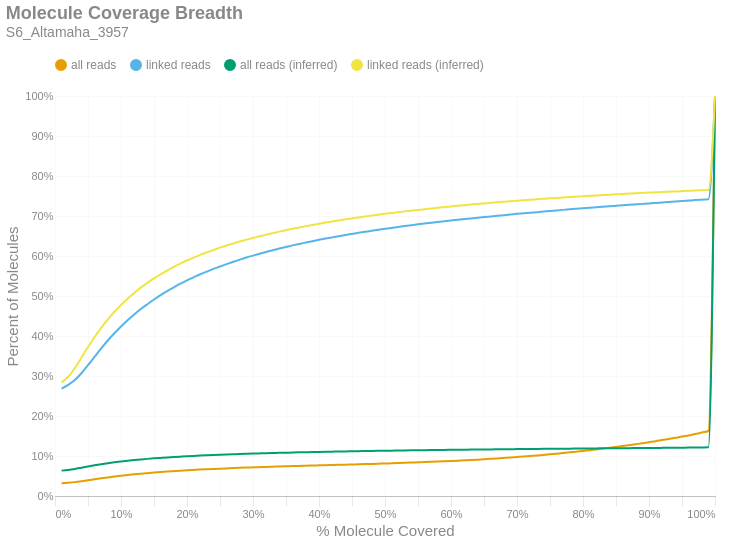

The code cell stored with this chart in its notebook:
### Markdown cell above
### Molecule Read Coverage
This chart shows molecule coverage breadth as computed by the number of bases aligned to that molecule. In other words, "*how much of each unique long molecule is actually sequenced/aligned?*" Keep in mind there is a distinction between sequences and alignments, since some sequences belonging to a particular molecule may not align well and wouldn't appear in the alignment data. This chart also shows molecule coverage breadth as computed by the *inferred fragment* from which the aligned sequences originate. Unlike read coverage, this calculation takes into account the total insert size, including unsequenced gaps between the forward and reverse reads. Like the previous figures, these are cumulative percents.

### Code cell
if SKIPLR:
    print_html(f"Skipped")
else:
    binned_df = consolidated_hist(valids['coverage_bp'], mask, 0.01, True)
    binned_df_inf = consolidated_hist(valids['coverage_inserts'], mask, 0.01, True)
    binned_df = binned_df.with_columns(pl.lit(binned_df_inf['all reads (cumsum)']).alias('all reads (inferred)'))
    binned_df = binned_df.with_columns(pl.lit(binned_df_inf['linked reads (cumsum)']).alias('linked reads (inferred)'))
    binned_df = binned_df.with_columns(
        (pl.col('bin').cast(pl.Float64) + 0.01).alias('right_edge')
    )

    with SafeRender(binned_df):
        (
            density_plot(binned_df, 'Molecule Coverage Breadth', samplename, 'molcov', ['all reads (inferred)','linked reads (inferred)'])
            .encode(
                #x=alt.X('bin:Q', title="% Molecule Covered").axis(format = '%').scale(padding=0),
                x=alt.X('right_edge:Q', title="% Molecule Covered").axis(format='%').scale(padding=0),
                y=alt.Y('value:Q', title='Percent of Molecules')
                    .axis(format='%')
                    .stack(False)
                    .scale(domainMin=0, padding=0),
                color=alt.Color("key:N").scale(domain = ["all reads", "linked reads", "all reads (inferred)", "linked reads (inferred)"]),
                tooltip = [
                    alt.Tooltip("key:N", title = "Data Type"),
                    alt.Tooltip("range_label:N", title="% Molecule Covered"),
                    alt.Tooltip("value:Q", format = ".2%", title="% Molecules")
                ]
            )
        ).display()

### Figure 1 — Vega-Lite specification as saved in the notebook (floating-point values rounded to 4 significant figures)
{"width": "container", "height": 400, "config": {"title": {"anchor": "start", "dy": -15, "fontSize": 18, "color": "#888888", "subtitleColor": "#888888", "subtitleFontSize": 14}, "arc": {"fill": "#0072B2"}, "axis": {"domainColor": "#888888", "domainWidth": 0.5, "gridWidth": 0.2, "grid": false, "titleFontWeight": 400, "titleFontSize": 15, "labelFontSize": 11, "labelColor": "#888888", "tickColor": "#888888", "tickWidth": 0.2, "titleColor": "#888888"}, "axisBand": {"grid": false}, "axisX": {"grid": true, "tickSize": 10, "domainCap": "round"}, "axisY": {"domain": false, "grid": true, "tickSize": 0, "domainCap": "round"}, "background": "transparent", "header": {"labelFontSize": 15, "labelColor": "#888888", "titleFontSize": 15, "titleFontWeight": 600, "titleColor": "#888888"}, "legend": {"labelFont": "sans-serif", "labelFontSize": 12, "labelColor": "#888888", "symbolSize": 100, "symbolType": "circle", "titleFontSize": 12, "titlePadding": 10, "titleColor": "#888888", "title": null, "orient": "top"}, "range": {"category": ["#E69F00", "#56B4E9", "#009E73", "#F0E442", "#0072B2", "#D55E00", "#CC79A7", "#000000"], "diverging": ["#cfe8f3", "#a2d4ec", "#73bfe2", "#46abdb", "#1696d2", "#12719e"]}, "area": {"fill": "#0072B2", "fillOpacity": 0.7, "line": true, "strokeOpacity": 0.7}, "line": {"color": "#0072B2", "stroke": "#0072B2", "strokeWidth": 2}, "trail": {"color": "#0072B2", "stroke": "#0072B2", "strokeWidth": 0, "size": 1}, "point": {"filled": true, "fillOpacity": 1.0, "size": 95}, "text": {"color": "#888888", "fontSize": 11, "align": "right", "fontWeight": 400, "size": 11}, "bar": {"fill": "#0072B2", "stroke": null}, "view": {"stroke": null, "continuousWidth": 660, "continuousHeight": 400}}, "data": {"name": "data-6af8399c89169c1e0135ad8308d7f42a"}, "mark": {"type": "line", "interpolate": "monotone", "point": {"opacity": 0, "size": 275}}, "encoding": {"color": {"field": "key", "scale": {"domain": ["all reads", "linked reads", "all reads (inferred)", "linked reads (inferred)"]}, "type": "nominal"}, "tooltip": [{"field": "key", "title": "Data Type", "type": "nominal"}, {"field": "range_label", "title": "% Molecule Covered", "type": "nominal"}, {"field": "value", "format": ".2%", "title": "% Molecules", "type": "quantitative"}], "x": {"axis": {"format": "%"}, "field": "right_edge", "scale": {"padding": 0}, "title": "% Molecule Covered", "type": "quantitative"}, "y": {"axis": {"format": "%"}, "field": "value", "scale": {"domainMin": 0, "padding": 0}, "stack": false, "title": "Percent of Molecules", "type": "quantitative"}}, "params": [{"name": "param_c36ac31b6afebe62", "select": {"type": "point", "fields": ["key"]}, "bind": "legend"}], "title": {"text": "Molecule Coverage Breadth", "subtitle": "S6_Altamaha_3957"}, "transform": [{"fold": ["all reads (cumsum)", "linked reads (cumsum)", "all reads (inferred)", "linked reads (inferred)"]}, {"calculate": "replace(datum.key, ' (cumsum)', '')", "as": "key"}, {"filter": {"param": "param_c36ac31b6afebe62"}}], "usermeta": {"embedOptions": {"downloadFileName": "S6_Altamaha_3957.molcov"}}, "$schema": "https://vega.github.io/schema/vega-lite/v6.1.0.json", "datasets": {"data-6af8399c89169c1e0135ad8308d7f42a": [{"bin": "0.0", "interval": "0.0-0.01", "all reads": 0.03208, "linked reads": 0.2687, "all reads (cumsum)": 0.03208, "linked reads (cumsum)": 0.2687, "range_label": "0.0-0.01", "all reads (inferred)": 0.06344, "linked reads (inferred)": 0.2837, "right_edge": 0.01}, {"bin": "0.01", "interval": "0.01-0.02", "all reads": 0.001146, "linked reads": 0.009235, "all reads (cumsum)": 0.03323, "linked reads (cumsum)": 0.2779, "range_label": "0.01-0.02", "all reads (inferred)": 0.06517, "linked reads (inferred)": 0.2981, "right_edge": 0.02}, {"bin": "0.02", "interval": "0.02-0.03", "all reads": 0.001455, "linked reads": 0.01191, "all reads (cumsum)": 0.03468, "linked reads (cumsum)": 0.2898, "range_label": "0.02-0.03", "all reads (inferred)": 0.06772, "linked reads (inferred)": 0.3195, "right_edge": 0.03}, {"bin": "0.03", "interval": "0.03-0.04", "all reads": 0.002043, "linked reads": 0.01702, "all reads (cumsum)": 0.03673, "linked reads (cumsum)": 0.3068, "range_label": "0.03-0.04", "all reads (inferred)": 0.07084, "linked reads (inferred)": 0.3458, "right_edge": 0.04}, {"bin": "0.04", "interval": "0.04-0.05", "all reads": 0.002424, "linked reads": 0.02037, "all reads (cumsum)": 0.03915, "linked reads (cumsum)": 0.3272, "range_label": "0.04-0.05", "all reads (inferred)": 0.07396, "linked reads (inferred)": 0.3723, "right_edge": 0.05}, {"bin": "0.05", "interval": "0.05-0.06", "all reads": 0.002504, "linked reads": 0.02105, "all reads (cumsum)": 0.04165, "linked reads (cumsum)": 0.3483, "range_label": "0.05-0.06", "all reads (inferred)": 0.07691, "linked reads (inferred)": 0.3975, "right_edge": 0.06}, {"bin": "0.06", "interval": "0.06-0.07", "all reads": 0.00247, "linked reads": 0.0209, "all reads (cumsum)": 0.04412, "linked reads (cumsum)": 0.3692, "range_label": "0.06-0.07", "all reads (inferred)": 0.07959, "linked reads (inferred)": 0.4203, "right_edge": 0.07}, {"bin": "0.07", "interval": "0.07-0.08", "all reads": 0.002321, "linked reads": 0.01965, "all reads (cumsum)": 0.04644, "linked reads (cumsum)": 0.3888, "range_label": "0.07-0.08", "all reads (inferred)": 0.08206, "linked reads (inferred)": 0.4413, "right_edge": 0.08}, {"bin": "0.08", "interval": "0.08-0.09", "all reads": 0.002126, "linked reads": 0.01795, "all reads (cumsum)": 0.04857, "linked reads (cumsum)": 0.4068, "range_label": "0.08-0.09", "all reads (inferred)": 0.08431, "linked reads (inferred)": 0.4605, "right_edge": 0.09}, {"bin": "0.09", "interval": "0.09-0.1", "all reads": 0.002021, "linked reads": 0.01709, "all reads (cumsum)": 0.05059, "linked reads (cumsum)": 0.4239, "range_label": "0.09-0.1", "all reads (inferred)": 0.0863, "linked reads (inferred)": 0.4774, "right_edge": 0.1}, {"bin": "0.1", "interval": "0.1-0.11", "all reads": 0.001865, "linked reads": 0.01581, "all reads (cumsum)": 0.05246, "linked reads (cumsum)": 0.4397, "range_label": "0.1-0.11", "all reads (inferred)": 0.08817, "linked reads (inferred)": 0.4934, "right_edge": 0.11}, {"bin": "0.11", "interval": "0.11-0.12", "all reads": 0.001684, "linked reads": 0.01426, "all reads (cumsum)": 0.05414, "linked reads (cumsum)": 0.4539, "range_label": "0.11-0.12", "all reads (inferred)": 0.08985, "linked reads (inferred)": 0.5078, "right_edge": 0.12}, {"bin": "0.12", "interval": "0.12-0.13", "all reads": 0.001588, "linked reads": 0.01343, "all reads (cumsum)": 0.05573, "linked reads (cumsum)": 0.4674, "range_label": "0.12-0.13", "all reads (inferred)": 0.0914, "linked reads (inferred)": 0.521, "right_edge": 0.13}, {"bin": "0.13", "interval": "0.13-0.14", "all reads": 0.00144, "linked reads": 0.01218, "all reads (cumsum)": 0.05717, "linked reads (cumsum)": 0.4795, "range_label": "0.13-0.14", "all reads (inferred)": 0.0928, "linked reads (inferred)": 0.5329, "right_edge": 0.14}, {"bin": "0.14", "interval": "0.14-0.15", "all reads": 0.001388, "linked reads": 0.01174, "all reads (cumsum)": 0.05856, "linked reads (cumsum)": 0.4913, "range_label": "0.14-0.15", "all reads (inferred)": 0.09411, "linked reads (inferred)": 0.544, "right_edge": 0.15}, {"bin": "0.15", "interval": "0.15-0.16", "all reads": 0.001291, "linked reads": 0.01095, "all reads (cumsum)": 0.05985, "linked reads (cumsum)": 0.5022, "range_label": "0.15-0.16", "all reads (inferred)": 0.09527, "linked reads (inferred)": 0.554, "right_edge": 0.16}, {"bin": "0.16", "interval": "0.16-0.17", "all reads": 0.001206, "linked reads": 0.01019, "all reads (cumsum)": 0.06105, "linked reads (cumsum)": 0.5124, "range_label": "0.16-0.17", "all reads (inferred)": 0.09641, "linked reads (inferred)": 0.5637, "right_edge": 0.17}, {"bin": "0.17", "interval": "0.17-0.18", "all reads": 0.001093, "linked reads": 0.009205, "all reads (cumsum)": 0.06215, "linked reads (cumsum)": 0.5216, "range_label": "0.17-0.18", "all reads (inferred)": 0.09746, "linked reads (inferred)": 0.5727, "right_edge": 0.18}, {"bin": "0.18", "interval": "0.18-0.19", "all reads": 0.001074, "linked reads": 0.009077, "all reads (cumsum)": 0.06322, "linked reads (cumsum)": 0.5307, "range_label": "0.18-0.19", "all reads (inferred)": 0.09842, "linked reads (inferred)": 0.5809, "right_edge": 0.19}, {"bin": "0.19", "interval": "0.19-0.2", "all reads": 0.0009984, "linked reads": 0.008381, "all reads (cumsum)": 0.06422, "linked reads (cumsum)": 0.5391, "range_label": "0.19-0.2", "all reads (inferred)": 0.09935, "linked reads (inferred)": 0.5888, "right_edge": 0.2}, {"bin": "0.2", "interval": "0.2-0.21", "all reads": 0.000917, "linked reads": 0.007705, "all reads (cumsum)": 0.06514, "linked reads (cumsum)": 0.5468, "range_label": "0.2-0.21", "all reads (inferred)": 0.1002, "linked reads (inferred)": 0.596, "right_edge": 0.21}, {"bin": "0.21", "interval": "0.21-0.22", "all reads": 0.0009002, "linked reads": 0.007574, "all reads (cumsum)": 0.06604, "linked reads (cumsum)": 0.5544, "range_label": "0.21-0.22", "all reads (inferred)": 0.101, "linked reads (inferred)": 0.6029, "right_edge": 0.22}, {"bin": "0.22", "interval": "0.22-0.23", "all reads": 0.0007961, "linked reads": 0.006748, "all reads (cumsum)": 0.06683, "linked reads (cumsum)": 0.5611, "range_label": "0.22-0.23", "all reads (inferred)": 0.1017, "linked reads (inferred)": 0.6091, "right_edge": 0.23}, {"bin": "0.23", "interval": "0.23-0.24", "all reads": 0.0007779, "linked reads": 0.006538, "all reads (cumsum)": 0.06761, "linked reads (cumsum)": 0.5676, "range_label": "0.23-0.24", "all reads (inferred)": 0.1024, "linked reads (inferred)": 0.6151, "right_edge": 0.24}, {"bin": "0.24", "interval": "0.24-0.25", "all reads": 0.0007423, "linked reads": 0.006247, "all reads (cumsum)": 0.06835, "linked reads (cumsum)": 0.5739, "range_label": "0.24-0.25", "all reads (inferred)": 0.1031, "linked reads (inferred)": 0.6208, "right_edge": 0.25}, {"bin": "0.25", "interval": "0.25-0.26", "all reads": 0.0006967, "linked reads": 0.00583, "all reads (cumsum)": 0.06905, "linked reads (cumsum)": 0.5797, "range_label": "0.25-0.26", "all reads (inferred)": 0.1038, "linked reads (inferred)": 0.6262, "right_edge": 0.26}, {"bin": "0.26", "interval": "0.26-0.27", "all reads": 0.0006965, "linked reads": 0.005808, "all reads (cumsum)": 0.06974, "linked reads (cumsum)": 0.5855, "range_label": "0.26-0.27", "all reads (inferred)": 0.1043, "linked reads (inferred)": 0.6313, "right_edge": 0.27}, {"bin": "0.27", "interval": "0.27-0.28", "all reads": 0.0006575, "linked reads": 0.005453, "all reads (cumsum)": 0.0704, "linked reads (cumsum)": 0.591, "range_label": "0.27-0.28", "all reads (inferred)": 0.1049, "linked reads (inferred)": 0.6362, "right_edge": 0.28}, {"bin": "0.28", "interval": "0.28-0.29", "all reads": 0.0006262, "linked reads": 0.005179, "all reads (cumsum)": 0.07103, "linked reads (cumsum)": 0.5962, "range_label": "0.28-0.29", "all reads (inferred)": 0.1055, "linked reads (inferred)": 0.6407, "right_edge": 0.29}, {"bin": "0.29", "interval": "0.29-0.3", "all reads": 0.0005812, "linked reads": 0.004801, "all reads (cumsum)": 0.07161, "linked reads (cumsum)": 0.601, "range_label": "0.29-0.3", "all reads (inferred)": 0.106, "linked reads (inferred)": 0.6452, "right_edge": 0.3}, {"bin": "0.3", "interval": "0.3-0.31", "all reads": 0.0005675, "linked reads": 0.004599, "all reads (cumsum)": 0.07218, "linked reads (cumsum)": 0.6056, "range_label": "0.3-0.31", "all reads (inferred)": 0.1065, "linked reads (inferred)": 0.6494, "right_edge": 0.31}, {"bin": "0.31", "interval": "0.31-0.32", "all reads": 0.000565, "linked reads": 0.004651, "all reads (cumsum)": 0.07274, "linked reads (cumsum)": 0.6102, "range_label": "0.31-0.32", "all reads (inferred)": 0.107, "linked reads (inferred)": 0.6534, "right_edge": 0.32}, {"bin": "0.32", "interval": "0.32-0.33", "all reads": 0.0005251, "linked reads": 0.004298, "all reads (cumsum)": 0.07327, "linked reads (cumsum)": 0.6145, "range_label": "0.32-0.33", "all reads (inferred)": 0.1074, "linked reads (inferred)": 0.6572, "right_edge": 0.33}, {"bin": "0.33", "interval": "0.33-0.34", "all reads": 0.0005257, "linked reads": 0.004172, "all reads (cumsum)": 0.07379, "linked reads (cumsum)": 0.6187, "range_label": "0.33-0.34", "all reads (inferred)": 0.1078, "linked reads (inferred)": 0.6609, "right_edge": 0.34}, {"bin": "0.34", "interval": "0.34-0.35", "all reads": 0.0004969, "linked reads": 0.003916, "all reads (cumsum)": 0.07429, "linked reads (cumsum)": 0.6226, "range_label": "0.34-0.35", "all reads (inferred)": 0.1083, "linked reads (inferred)": 0.6645, "right_edge": 0.35}, {"bin": "0.35", "interval": "0.35-0.36", "all reads": 0.0004995, "linked reads": 0.003933, "all reads (cumsum)": 0.07479, "linked reads (cumsum)": 0.6265, "range_label": "0.35-0.36", "all reads (inferred)": 0.1087, "linked reads (inferred)": 0.668, "right_edge": 0.36}, {"bin": "0.36", "interval": "0.36-0.37", "all reads": 0.0004585, "linked reads": 0.003538, "all reads (cumsum)": 0.07525, "linked reads (cumsum)": 0.6301, "range_label": "0.36-0.37", "all reads (inferred)": 0.1091, "linked reads (inferred)": 0.6714, "right_edge": 0.37}, {"bin": "0.37", "interval": "0.37-0.38", "all reads": 0.0004534, "linked reads": 0.003449, "all reads (cumsum)": 0.0757, "linked reads (cumsum)": 0.6335, "range_label": "0.37-0.38", "all reads (inferred)": 0.1095, "linked reads (inferred)": 0.6745, "right_edge": 0.38}, {"bin": "0.38", "interval": "0.38-0.39", "all reads": 0.0004616, "linked reads": 0.003464, "all reads (cumsum)": 0.07616, "linked reads (cumsum)": 0.637, "range_label": "0.38-0.39", "all reads (inferred)": 0.1098, "linked reads (inferred)": 0.6777, "right_edge": 0.39}, {"bin": "0.39", "interval": "0.39-0.4", "all reads": 0.0004591, "linked reads": 0.0034, "all reads (cumsum)": 0.07662, "linked reads (cumsum)": 0.6404, "range_label": "0.39-0.4", "all reads (inferred)": 0.1102, "linked reads (inferred)": 0.6807, "right_edge": 0.4}, {"bin": "0.4", "interval": "0.4-0.41", "all reads": 0.0004562, "linked reads": 0.003185, "all reads (cumsum)": 0.07708, "linked reads (cumsum)": 0.6436, "range_label": "0.4-0.41", "all reads (inferred)": 0.1105, "linked reads (inferred)": 0.6836, "right_edge": 0.41}, {"bin": "0.41", "interval": "0.41-0.42", "all reads": 0.0004349, "linked reads": 0.00298, "all reads (cumsum)": 0.07751, "linked reads (cumsum)": 0.6466, "range_label": "0.41-0.42", "all reads (inferred)": 0.1109, "linked reads (inferred)": 0.6863, "right_edge": 0.42}, {"bin": "0.42", "interval": "0.42-0.43", "all reads": 0.0004383, "linked reads": 0.002887, "all reads (cumsum)": 0.07795, "linked reads (cumsum)": 0.6494, "range_label": "0.42-0.43", "all reads (inferred)": 0.1112, "linked reads (inferred)": 0.689, "right_edge": 0.43}, {"bin": "0.43", "interval": "0.43-0.44", "all reads": 0.0004639, "linked reads": 0.003017, "all reads (cumsum)": 0.07842, "linked reads (cumsum)": 0.6525, "range_label": "0.43-0.44", "all reads (inferred)": 0.1115, "linked reads (inferred)": 0.6916, "right_edge": 0.44}, {"bin": "0.44", "interval": "0.44-0.45", "all reads": 0.0004511, "linked reads": 0.002766, "all reads (cumsum)": 0.07887, "linked reads (cumsum)": 0.6552, "range_label": "0.44-0.45", "all reads (inferred)": 0.1118, "linked reads (inferred)": 0.694, "right_edge": 0.45}, {"bin": "0.45", "interval": "0.45-0.46", "all reads": 0.0004554, "linked reads": 0.002682, "all reads (cumsum)": 0.07932, "linked reads (cumsum)": 0.6579, "range_label": "0.45-0.46", "all reads (inferred)": 0.1121, "linked reads (inferred)": 0.6964, "right_edge": 0.46}, {"bin": "0.46", "interval": "0.46-0.47", "all reads": 0.0004594, "linked reads": 0.002546, "all reads (cumsum)": 0.07978, "linked reads (cumsum)": 0.6604, "range_label": "0.46-0.47", "all reads (inferred)": 0.1124, "linked reads (inferred)": 0.6988, "right_edge": 0.47}, {"bin": "0.47", "interval": "0.47-0.48", "all reads": 0.0004867, "linked reads": 0.002529, "all reads (cumsum)": 0.08027, "linked reads (cumsum)": 0.663, "range_label": "0.47-0.48", "all reads (inferred)": 0.1126, "linked reads (inferred)": 0.701, "right_edge": 0.48}, {"bin": "0.48", "interval": "0.48-0.49", "all reads": 0.0005078, "linked reads": 0.002623, "all reads (cumsum)": 0.08078, "linked reads (cumsum)": 0.6656, "range_label": "0.48-0.49", "all reads (inferred)": 0.1129, "linked reads (inferred)": 0.7033, "right_edge": 0.49}, {"bin": "0.49", "interval": "0.49-0.5", "all reads": 0.0005245, "linked reads": 0.002425, "all reads (cumsum)": 0.0813, "linked reads (cumsum)": 0.668, "range_label": "0.49-0.5", "all reads (inferred)": 0.1132, "linked reads (inferred)": 0.7056, "right_edge": 0.5}, {"bin": "0.5", "interval": "0.5-0.51", "all reads": 0.0004932, "linked reads": 0.002258, "all reads (cumsum)": 0.08179, "linked reads (cumsum)": 0.6703, "range_label": "0.5-0.51", "all reads (inferred)": 0.1134, "linked reads (inferred)": 0.7077, "right_edge": 0.51}, {"bin": "0.51", "interval": "0.51-0.52", "all reads": 0.0005448, "linked reads": 0.002233, "all reads (cumsum)": 0.08234, "linked reads (cumsum)": 0.6725, "range_label": "0.51-0.52", "all reads (inferred)": 0.1137, "linked reads (inferred)": 0.7097, "right_edge": 0.52}, {"bin": "0.52", "interval": "0.52-0.53", "all reads": 0.0005658, "linked reads": 0.002309, "all reads (cumsum)": 0.0829, "linked reads (cumsum)": 0.6748, "range_label": "0.52-0.53", "all reads (inferred)": 0.1139, "linked reads (inferred)": 0.7116, "right_edge": 0.53}, {"bin": "0.53", "interval": "0.53-0.54", "all reads": 0.000582, "linked reads": 0.002196, "all reads (cumsum)": 0.08349, "linked reads (cumsum)": 0.677, "range_label": "0.53-0.54", "all reads (inferred)": 0.1141, "linked reads (inferred)": 0.7134, "right_edge": 0.54}, {"bin": "0.54", "interval": "0.54-0.55", "all reads": 0.0006162, "linked reads": 0.002188, "all reads (cumsum)": 0.0841, "linked reads (cumsum)": 0.6792, "range_label": "0.54-0.55", "all reads (inferred)": 0.1144, "linked reads (inferred)": 0.7153, "right_edge": 0.55}, {"bin": "0.55", "interval": "0.55-0.56", "all reads": 0.0006156, "linked reads": 0.001986, "all reads (cumsum)": 0.08472, "linked reads (cumsum)": 0.6812, "range_label": "0.55-0.56", "all reads (inferred)": 0.1146, "linked reads (inferred)": 0.7171, "right_edge": 0.56}, {"bin": "0.56", "interval": "0.56-0.57", "all reads": 0.0006526, "linked reads": 0.001979, "all reads (cumsum)": 0.08537, "linked reads (cumsum)": 0.6832, "range_label": "0.56-0.57", "all reads (inferred)": 0.1148, "linked reads (inferred)": 0.7188, "right_edge": 0.57}, {"bin": "0.57", "interval": "0.57-0.58", "all reads": 0.0006908, "linked reads": 0.001927, "all reads (cumsum)": 0.08606, "linked reads (cumsum)": 0.6851, "range_label": "0.57-0.58", "all reads (inferred)": 0.115, "linked reads (inferred)": 0.7206, "right_edge": 0.58}, {"bin": "0.58", "interval": "0.58-0.59", "all reads": 0.0007241, "linked reads": 0.00188, "all reads (cumsum)": 0.08679, "linked reads (cumsum)": 0.687, "range_label": "0.58-0.59", "all reads (inferred)": 0.1152, "linked reads (inferred)": 0.7224, "right_edge": 0.59}, {"bin": "0.59", "interval": "0.59-0.6", "all reads": 0.0007608, "linked reads": 0.001801, "all reads (cumsum)": 0.08755, "linked reads (cumsum)": 0.6888, "range_label": "0.59-0.6", "all reads (inferred)": 0.1154, "linked reads (inferred)": 0.7239, "right_edge": 0.6}, {"bin": "0.6", "interval": "0.6-0.61", "all reads": 0.0007705, "linked reads": 0.0017, "all reads (cumsum)": 0.08832, "linked reads (cumsum)": 0.6905, "range_label": "0.6-0.61", "all reads (inferred)": 0.1156, "linked reads (inferred)": 0.7255, "right_edge": 0.61}, {"bin": "0.61", "interval": "0.61-0.62", "all reads": 0.0008476, "linked reads": 0.001742, "all reads (cumsum)": 0.08916, "linked reads (cumsum)": 0.6922, "range_label": "0.61-0.62", "all reads (inferred)": 0.1158, "linked reads (inferred)": 0.7271, "right_edge": 0.62}, {"bin": "0.62", "interval": "0.62-0.63", "all reads": 0.0008459, "linked reads": 0.001646, "all reads (cumsum)": 0.09001, "linked reads (cumsum)": 0.6939, "range_label": "0.62-0.63", "all reads (inferred)": 0.116, "linked reads (inferred)": 0.7286, "right_edge": 0.63}, {"bin": "0.63", "interval": "0.63-0.64", "all reads": 0.0009074, "linked reads": 0.001697, "all reads (cumsum)": 0.09092, "linked reads (cumsum)": 0.6956, "range_label": "0.63-0.64", "all reads (inferred)": 0.1162, "linked reads (inferred)": 0.7301, "right_edge": 0.64}, {"bin": "0.64", "interval": "0.64-0.65", "all reads": 0.0009714, "linked reads": 0.001747, "all reads (cumsum)": 0.09189, "linked reads (cumsum)": 0.6973, "range_label": "0.64-0.65", "all reads (inferred)": 0.1164, "linked reads (inferred)": 0.7315, "right_edge": 0.65}, {"bin": "0.65", "interval": "0.65-0.66", "all reads": 0.001023, "linked reads": 0.001626, "all reads (cumsum)": 0.09291, "linked reads (cumsum)": 0.6989, "range_label": "0.65-0.66", "all reads (inferred)": 0.1166, "linked reads (inferred)": 0.7329, "right_edge": 0.66}, {"bin": "0.66", "interval": "0.66-0.67", "all reads": 0.001053, "linked reads": 0.001636, "all reads (cumsum)": 0.09397, "linked reads (cumsum)": 0.7006, "range_label": "0.66-0.67", "all reads (inferred)": 0.1167, "linked reads (inferred)": 0.7344, "right_edge": 0.67}, {"bin": "0.67", "interval": "0.67-0.68", "all reads": 0.001106, "linked reads": 0.001552, "all reads (cumsum)": 0.09507, "linked reads (cumsum)": 0.7021, "range_label": "0.67-0.68", "all reads (inferred)": 0.1169, "linked reads (inferred)": 0.7358, "right_edge": 0.68}, {"bin": "0.68", "interval": "0.68-0.69", "all reads": 0.001123, "linked reads": 0.001584, "all reads (cumsum)": 0.09619, "linked reads (cumsum)": 0.7037, "range_label": "0.68-0.69", "all reads (inferred)": 0.1171, "linked reads (inferred)": 0.7371, "right_edge": 0.69}, {"bin": "0.69", "interval": "0.69-0.7", "all reads": 0.00123, "linked reads": 0.001638, "all reads (cumsum)": 0.09742, "linked reads (cumsum)": 0.7054, "range_label": "0.69-0.7", "all reads (inferred)": 0.1172, "linked reads (inferred)": 0.7383, "right_edge": 0.7}, {"bin": "0.7", "interval": "0.7-0.71", "all reads": 0.001229, "linked reads": 0.001424, "all reads (cumsum)": 0.09865, "linked reads (cumsum)": 0.7068, "range_label": "0.7-0.71", "all reads (inferred)": 0.1174, "linked reads (inferred)": 0.7395, "right_edge": 0.71}, {"bin": "0.71", "interval": "0.71-0.72", "all reads": 0.001297, "linked reads": 0.001429, "all reads (cumsum)": 0.09995, "linked reads (cumsum)": 0.7082, "range_label": "0.71-0.72", "all reads (inferred)": 0.1176, "linked reads (inferred)": 0.7407, "right_edge": 0.72}, {"bin": "0.72", "interval": "0.72-0.73", "all reads": 0.001371, "linked reads": 0.001448, "all reads (cumsum)": 0.1013, "linked reads (cumsum)": 0.7097, "range_label": "0.72-0.73", "all reads (inferred)": 0.1177, "linked reads (inferred)": 0.7419, "right_edge": 0.73}, {"bin": "0.73", "interval": "0.73-0.74", "all reads": 0.001419, "linked reads": 0.001441, "all reads (cumsum)": 0.1027, "linked reads (cumsum)": 0.7111, "range_label": "0.73-0.74", "all reads (inferred)": 0.1179, "linked reads (inferred)": 0.7431, "right_edge": 0.74}, {"bin": "0.74", "interval": "0.74-0.75", "all reads": 0.001559, "linked reads": 0.001498, "all reads (cumsum)": 0.1043, "linked reads (cumsum)": 0.7126, "range_label": "0.74-0.75", "all reads (inferred)": 0.118, "linked reads (inferred)": 0.7442, "right_edge": 0.75}, {"bin": "0.75", "interval": "0.75-0.76", "all reads": 0.00154, "linked reads": 0.001392, "all reads (cumsum)": 0.1058, "linked reads (cumsum)": 0.714, "range_label": "0.75-0.76", "all reads (inferred)": 0.1182, "linked reads (inferred)": 0.7453, "right_edge": 0.76}, {"bin": "0.76", "interval": "0.76-0.77", "all reads": 0.001628, "linked reads": 0.00134, "all reads (cumsum)": 0.1075, "linked reads (cumsum)": 0.7153, "range_label": "0.76-0.77", "all reads (inferred)": 0.1183, "linked reads (inferred)": 0.7463, "right_edge": 0.77}, {"bin": "0.77", "interval": "0.77-0.78", "all reads": 0.00168, "linked reads": 0.001374, "all reads (cumsum)": 0.1091, "linked reads (cumsum)": 0.7167, "range_label": "0.77-0.78", "all reads (inferred)": 0.1184, "linked reads (inferred)": 0.7472, "right_edge": 0.78}, {"bin": "0.78", "interval": "0.78-0.79", "all reads": 0.001747, "linked reads": 0.001362, "all reads (cumsum)": 0.1109, "linked reads (cumsum)": 0.7181, "range_label": "0.78-0.79", "all reads (inferred)": 0.1186, "linked reads (inferred)": 0.7483, "right_edge": 0.79}, {"bin": "0.79", "interval": "0.79-0.8", "all reads": 0.001883, "linked reads": 0.001409, "all reads (cumsum)": 0.1128, "linked reads (cumsum)": 0.7195, "range_label": "0.79-0.8", "all reads (inferred)": 0.1187, "linked reads (inferred)": 0.7494, "right_edge": 0.8}, {"bin": "0.8", "interval": "0.8-0.81", "all reads": 0.001695, "linked reads": 0.001142, "all reads (cumsum)": 0.1145, "linked reads (cumsum)": 0.7206, "range_label": "0.8-0.81", "all reads (inferred)": 0.1189, "linked reads (inferred)": 0.7504, "right_edge": 0.81}, {"bin": "0.81", "interval": "0.81-0.82", "all reads": 0.001946, "linked reads": 0.001308, "all reads (cumsum)": 0.1164, "linked reads (cumsum)": 0.7219, "range_label": "0.81-0.82", "all reads (inferred)": 0.119, "linked reads (inferred)": 0.7514, "right_edge": 0.82}, {"bin": "0.82", "interval": "0.82-0.83", "all reads": 0.002019, "linked reads": 0.001236, "all reads (cumsum)": 0.1184, "linked reads (cumsum)": 0.7232, "range_label": "0.82-0.83", "all reads (inferred)": 0.1191, "linked reads (inferred)": 0.7524, "right_edge": 0.83}, {"bin": "0.83", "interval": "0.83-0.84", "all reads": 0.002067, "linked reads": 0.00134, "all reads (cumsum)": 0.1205, "linked reads (cumsum)": 0.7245, "range_label": "0.83-0.84", "all reads (inferred)": 0.1193, "linked reads (inferred)": 0.7533, "right_edge": 0.84}, {"bin": "0.84", "interval": "0.84-0.85", "all reads": 0.00208, "linked reads": 0.001157, "all reads (cumsum)": 0.1226, "linked reads (cumsum)": 0.7256, "range_label": "0.84-0.85", "all reads (inferred)": 0.1194, "linked reads (inferred)": 0.7543, "right_edge": 0.85}, {"bin": "0.85", "interval": "0.85-0.86", "all reads": 0.002191, "linked reads": 0.00115, "all reads (cumsum)": 0.1248, "linked reads (cumsum)": 0.7268, "range_label": "0.85-0.86", "all reads (inferred)": 0.1196, "linked reads (inferred)": 0.7552, "right_edge": 0.86}, {"bin": "0.86", "interval": "0.86-0.87", "all reads": 0.00234, "linked reads": 0.001206, "all reads (cumsum)": 0.1271, "linked reads (cumsum)": 0.728, "range_label": "0.86-0.87", "all reads (inferred)": 0.1197, "linked reads (inferred)": 0.756, "right_edge": 0.87}, {"bin": "0.87", "interval": "0.87-0.88", "all reads": 0.002394, "linked reads": 0.00116, "all reads (cumsum)": 0.1295, "linked reads (cumsum)": 0.7292, "range_label": "0.87-0.88", "all reads (inferred)": 0.1198, "linked reads (inferred)": 0.7569, "right_edge": 0.88}, {"bin": "0.88", "interval": "0.88-0.89", "all reads": 0.002394, "linked reads": 0.00115, "all reads (cumsum)": 0.1319, "linked reads (cumsum)": 0.7303, "range_label": "0.88-0.89", "all reads (inferred)": 0.1199, "linked reads (inferred)": 0.7577, "right_edge": 0.89}, {"bin": "0.89", "interval": "0.89-0.9", "all reads": 0.002549, "linked reads": 0.001239, "all reads (cumsum)": 0.1345, "linked reads (cumsum)": 0.7316, "range_label": "0.89-0.9", "all reads (inferred)": 0.1201, "linked reads (inferred)": 0.7585, "right_edge": 0.9}, {"bin": "0.9", "interval": "0.9-0.91", "all reads": 0.002481, "linked reads": 0.00113, "all reads (cumsum)": 0.1369, "linked reads (cumsum)": 0.7327, "range_label": "0.9-0.91", "all reads (inferred)": 0.1202, "linked reads (inferred)": 0.7592, "right_edge": 0.91}, {"bin": "0.91", "interval": "0.91-0.92", "all reads": 0.002893, "linked reads": 0.00115, "all reads (cumsum)": 0.1398, "linked reads (cumsum)": 0.7338, "range_label": "0.91-0.92", "all reads (inferred)": 0.1203, "linked reads (inferred)": 0.76, "right_edge": 0.92}, {"bin": "0.92", "interval": "0.92-0.93", "all reads": 0.002646, "linked reads": 0.001142, "all reads (cumsum)": 0.1425, "linked reads (cumsum)": 0.735, "range_label": "0.92-0.93", "all reads (inferred)": 0.1205, "linked reads (inferred)": 0.7608, "right_edge": 0.93}, {"bin": "0.93", "interval": "0.93-0.94", "all reads": 0.002895, "linked reads": 0.001209, "all reads (cumsum)": 0.1454, "linked reads (cumsum)": 0.7362, "range_label": "0.93-0.94", "all reads (inferred)": 0.1206, "linked reads (inferred)": 0.7615, "right_edge": 0.94}, {"bin": "0.94", "interval": "0.94-0.95", "all reads": 0.003297, "linked reads": 0.001137, "all reads (cumsum)": 0.1487, "linked reads (cumsum)": 0.7373, "range_label": "0.94-0.95", "all reads (inferred)": 0.1208, "linked reads (inferred)": 0.7623, "right_edge": 0.95}, {"bin": "0.95", "interval": "0.95-0.96", "all reads": 0.002844, "linked reads": 0.001184, "all reads (cumsum)": 0.1515, "linked reads (cumsum)": 0.7385, "range_label": "0.95-0.96", "all reads (inferred)": 0.121, "linked reads (inferred)": 0.763, "right_edge": 0.96}, {"bin": "0.96", "interval": "0.96-0.97", "all reads": 0.003335, "linked reads": 0.001197, "all reads (cumsum)": 0.1548, "linked reads (cumsum)": 0.7397, "range_label": "0.96-0.97", "all reads (inferred)": 0.1212, "linked reads (inferred)": 0.7638, "right_edge": 0.97}, {"bin": "0.97", "interval": "0.97-0.98", "all reads": 0.003904, "linked reads": 0.001086, "all reads (cumsum)": 0.1587, "linked reads (cumsum)": 0.7408, "range_label": "0.97-0.98", "all reads (inferred)": 0.1214, "linked reads (inferred)": 0.7643, "right_edge": 0.98}, {"bin": "0.98", "interval": "0.98-0.99", "all reads": 0.003716, "linked reads": 0.001063, "all reads (cumsum)": 0.1625, "linked reads (cumsum)": 0.7419, "range_label": "0.98-0.99", "all reads (inferred)": 0.1218, "linked reads (inferred)": 0.7647, "right_edge": 0.99}, {"bin": "0.99", "interval": "0.99-1.0", "all reads": 0.8375, "linked reads": 0.2581, "all reads (cumsum)": 1.0, "linked reads (cumsum)": 1.0, "range_label": "0.99-1.0", "all reads (inferred)": 1.0, "linked reads (inferred)": 1.0, "right_edge": 1.0}]}}
